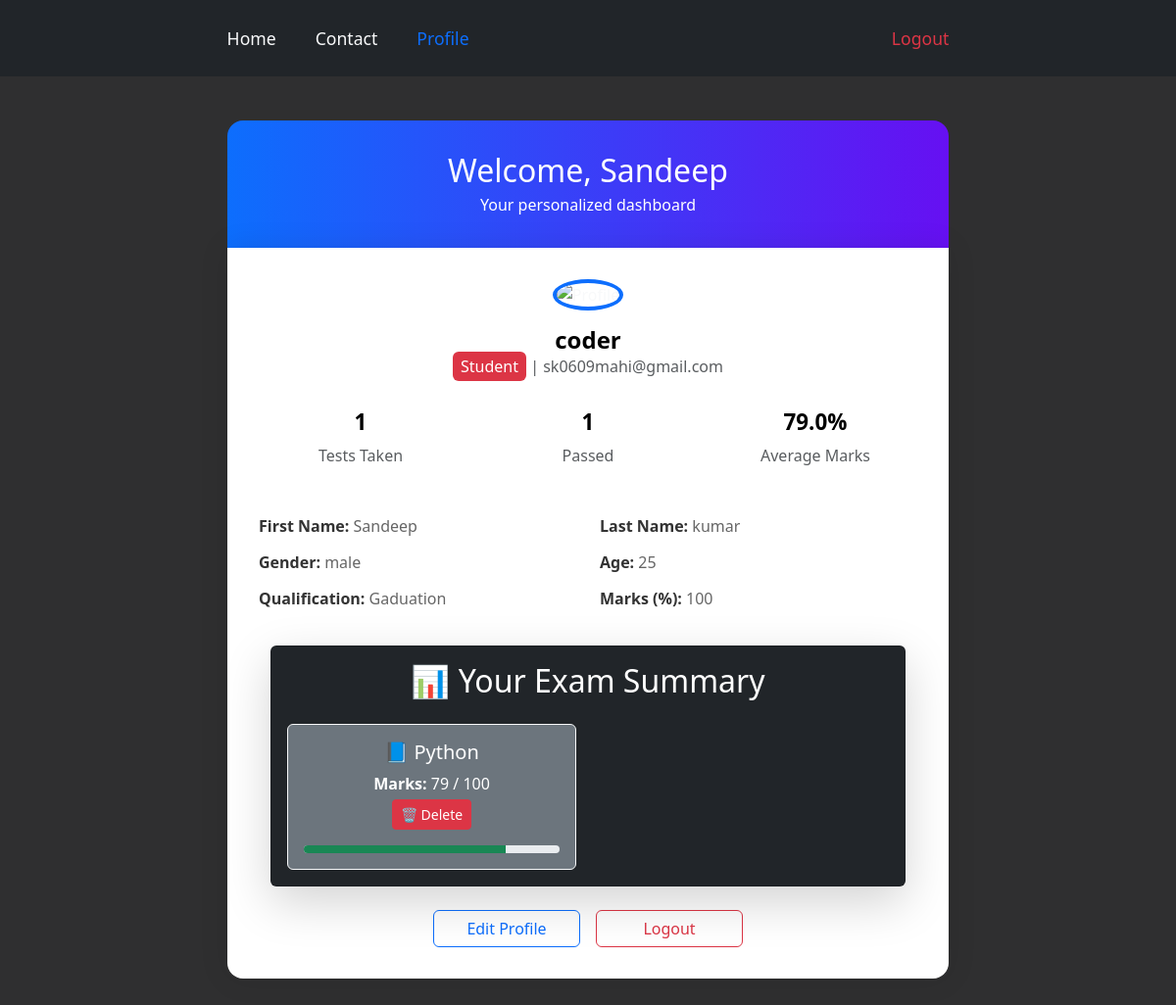
/user/profile/ (signed in), run on the app's committed database.
### Authentication/models.py (models this page shows, shortened)
class StudentProfile(models.Model):
    user=models.OneToOneField(User,on_delete=models.CASCADE)
    first_name=models.CharField(max_length=20,blank=False)
    last_name=models.CharField(max_length=20)
    gender=models.CharField(choices=[('','Choose Gender'),('male','male'),('female','female'),('others','others')],blank=False)
    age=models.IntegerField(blank=False)
    qualification=models.CharField(choices=[
        ('','Choose Qualification'),
        ('matriculation','matriculation'),
        ('intermediate','intermediate'),
        ('Diplaoma','Diplaoma'),
        ('Gaduation','Gaduation'),
        ('Master Degree','Master Degree'),
    ],blank=False)
    marks=models.IntegerField(blank=False)

class ExamData(models.Model):
    user=models.ForeignKey(User,on_delete=models.CASCADE)
    subject=models.CharField(blank=False)
    marks_obtained=models.IntegerField(blank=False)
    total_marks=models.IntegerField(blank=False)
    is_submitted = models.BooleanField(default=False)

### Authentication/views.py (the view)
# urls.py: path('profile/',views.profile,name='profile'),
def profile(req):
    if req.user.is_authenticated:
        try:
            sp=StudentProfile.objects.get(user=req.user)
        except StudentProfile.DoesNotExist:
            sp=None
        ed=ExamData.objects.filter(user=req.user)
        pass_total=0
        avg=0
        total=0
        for i in ed:
            avg+=i.marks_obtained
            total+=i.total_marks
            if (i.marks_obtained)>= i.total_marks//2:
                pass_total+=1
        try:
            avg=(avg/total)*100
        except ZeroDivisionError:
            avg=0
        record={'attempt':len(ed),'pass_total':pass_total,'avg':avg}
        return render(req, "profile.html",{'student_data':sp,'exm_data':ed,'record':record})
    else:
        messages.error(req, " You have to login")
        return HttpResponseRedirect("/user/log_in/")

### Authentication/templates/profile.html (shortened to what this page needs)
{% extends 'base.html' %}
{% load static %}
{% block css %}
  {{ block.super }}
{% endblock %}
{% block body_content %}
  <div class="container py-5">
    <div class="row justify-content-center">
      <div class="col-lg-8">
        <div class="profile-banner">
          <h2 class="mb-1">Welcome, {{ student_data.first_name|default:user.username|title }}</h2>
          <p class="mb-0">Your personalized dashboard</p>
        </div>
        <div class="profile-card text-center">
          <img src="https://cdn-icons-png.flaticon.com/512/3135/3135715.png" class="profile-picture" alt="Profile" />
          <h4 class="fw-bold mb-0 text-black">{{ user.username }}</h4>
          <p class="text-muted">
            {% if user.is_superuser %}
              <span class="bg-danger text-white px-2 py-1 rounded">Admin</span>
            {% else %}
              <span class="bg-danger text-white px-2 py-1 rounded">Student</span>
            {% endif %}| {{ user.email }}
          </p>
          {% if not user.is_superuser %}
            <div class="row stats-row">
              <div class="col-md-4 stats-box">
                <h5>{{record.attempt}}</h5>
                <p class="text-muted">Tests Taken</p>
              </div>
              <div class="col-md-4 stats-box">
                <h5>{{record.pass_total}}</h5>
                <p class="text-muted">Passed</p>
              </div>
              <div class="col-md-4 stats-box">
                <h5>{{record.avg}}%</h5>
                <p class="text-muted">Average Marks</p>
              </div>
            </div>
            <div class="row details-row text-start">
              <div class="col-md-6">
                <p>
                  <span class="details-label">First Name:</span>
                  <span class="details-value">{{ student_data.first_name|default:'--' }}</span>
                </p>
                <p>
                  <span class="details-label">Gender:</span>
                  <span class="details-value">{{ student_data.gender|default:'--' }}</span>
                </p>
                <p>
                  <span class="details-label">Qualification:</span>
                  <span class="details-value">{{ student_data.qualification|default:'--' }}</span>
                </p>
              </div>
              <div class="col-md-6">
                <p>
                  <span class="details-label">Last Name:</span>
                  <span class="details-value">{{ student_data.last_name|default:'--' }}</span>
                </p>
                <p>
                  <span class="details-label">Age:</span>
                  <span class="details-value">{{ student_data.age|default:'--' }}</span>
                </p>
                <p>
                  <span class="details-label">Marks (%):</span>
                  <span class="details-value">{{ student_data.marks|default:'--' }}</span>
                </p>
              </div>
            </div>
            <div class="container my-4">
              <div class="card bg-dark text-white shadow-lg rounded">
                <div class="card-body">
                  {% if not exm_data %}
                    <h3 class="text-center">No Tests Attempted</h3>
                  {% else %}
                    <h2 class="card-title text-center mb-4">📊 Your Exam Summary</h2>
                    <div class="row row-cols-1 row-cols-md-2 g-4">
                      {% for rec in exm_data %}
                        <div class="col">
                          <div class="card h-100 bg-secondary border-light text-white">
                            <div class="card-body">
                              <h5 class="card-title">📘 {{ rec.subject }}</h5>
                              <p class="card-text mb-1">
                                <strong>Marks:</strong> {{ rec.marks_obtained }} / {{ rec.total_marks }}
                              </p>
                              <form action="{% url 'delete_exam' rec.id %}" method="post" style="display:inline;">
                                <button type="submit" class="btn btn-sm btn-danger" onclick="return confirm('Are you sure you want to delete this exam record?');">🗑 Delete</button>
                              </form>
                              <div class="progress mt-3" style="height: 8px;">
                                <div class="progress-bar bg-success" role="progressbar" style="width: {{ rec.marks_obtained|floatformat:0 }}%;" aria-valuenow="{{ rec.marks_obtained }}" aria-valuemin="0" aria-valuemax="{{ rec.total_marks }}"></div>
                              </div>
                            </div>
                          </div>
                        </div>
                      {% endfor %}
                    </div>
                  {% endif %}
                </div>
              </div>
            </div>
            <div class="d-flex justify-content-center gap-3 mt-4 profile-actions">
              <a href="{% url 'edit_profile' user.id %}" class="btn btn-outline-primary">Edit Profile</a>
              <a href="{% url 'log_out' %}" class="btn btn-outline-danger">Logout</a>
            </div>
          {% endif %}
        </div>
      </div>
    </div>
  </div>
{% endblock %}

### static/css/basestyle.css (style rules this page uses)
.profile-banner { background: linear-gradient(90deg, #0d6efd, #6610f2); color: white; padding: 2rem; border-top-left-radius: 1rem; border-top-right-radius: 1rem; text-align: center; }
.profile-card { background-color: #ffffff; border-radius: 0 0 1rem 1rem; box-shadow: 0 0 30px rgba(0, 0, 0, 0.1); overflow: hidden; padding: 2rem; }
.profile-picture { width: 120px; height: 120px; border-radius: 50%; border: 4px solid #0d6efd; object-fit: cover; margin-bottom: 1rem; }
.stats-row, .details-row { margin-top: 2rem; }
.stats-box h5 { font-weight: bold; font-size: 1.4rem; }
.details-row p { margin-bottom: 0.8rem; }
.details-label { font-weight: 600; color: #333; }
.details-value { color: #666; }
.profile-actions a { min-width: 150px; }

### static/css/homestyle.css (style rules this page uses)
body { background-color: rgb(47, 47, 48); padding: 0; margin: 0; }

### Authentication/templates/profile.html (style rules this page uses)
.profile-banner { background: linear-gradient(90deg, #0d6efd, #6610f2); color: white; padding: 2rem; border-top-left-radius: 1rem; border-top-right-radius: 1rem; text-align: center; }
.profile-card { background-color: #ffffff; border-radius: 0 0 1rem 1rem; box-shadow: 0 0 30px rgba(0, 0, 0, 0.1); overflow: hidden; padding: 2rem; }
.profile-picture { width: 120px; height: 120px; border-radius: 50%; border: 4px solid #0d6efd; object-fit: cover; margin-bottom: 1rem; }
.stats-row, .details-row { margin-top: 2rem; }
.stats-box h5 { font-weight: bold; font-size: 1.4rem; color: black; }
.details-row p { margin-bottom: 0.8rem; }
.details-label { font-weight: 600; color: #333; }
.details-value { color: #666; }
.profile-actions a { min-width: 150px; }

### data on the page
StudentProfile: first_name "Sandeep", gender "male", qualification "Gaduation", last_name "kumar", age "25", marks "100"
ExamData: subject "Python", marks_obtained "79", total_marks "100"

### other printed values
{{ user.username }} "coder"
{{ user.email }} "sk0609mahi@gmail.com"
{{ record.attempt }} "1"
{{ record.pass_total }} "1"
{{ record.avg }} "79.0"
